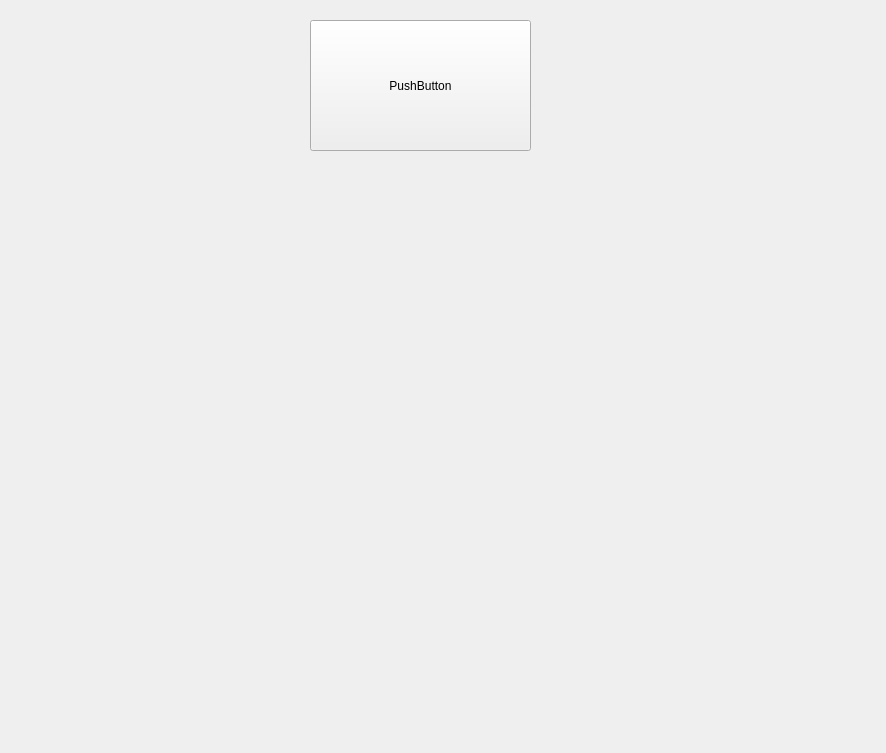
<?xml version="1.0" encoding="UTF-8"?>
<ui version="4.0">
 <class>Form</class>
 <widget class="QWidget" name="Form">
  <property name="geometry">
   <rect>
    <x>0</x>
    <y>0</y>
    <width>886</width>
    <height>753</height>
   </rect>
  </property>
  <property name="windowTitle">
   <string>Form</string>
  </property>
  <widget class="QPushButton" name="pushButton">
   <property name="geometry">
    <rect>
     <x>310</x>
     <y>20</y>
     <width>221</width>
     <height>131</height>
    </rect>
   </property>
   <property name="text">
    <string>PushButton</string>
   </property>
  </widget>
  <widget class="QWidget" name="centralwidget" native="true">
   <property name="geometry">
    <rect>
     <x>90</x>
     <y>230</y>
     <width>641</width>
     <height>231</height>
    </rect>
   </property>
  </widget>
 </widget>
 <resources/>
 <connections/>
</ui>
